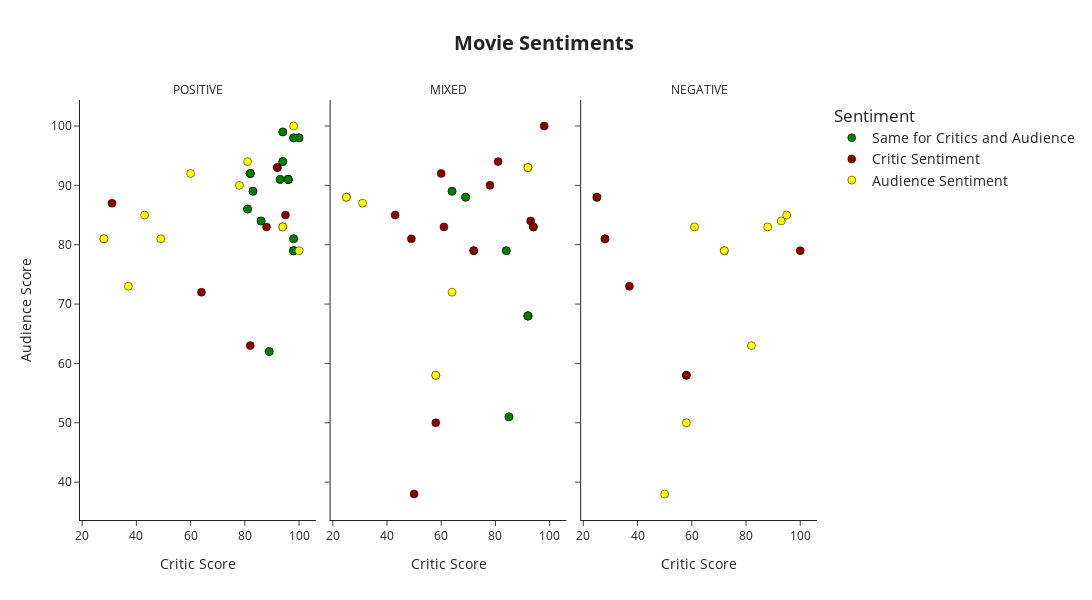

Here is the notebook cell this chart was saved with:
### Code cell
scatter3 = px.scatter(sentiment, x='critic_score',
                       y='audience_score',
                         title='Average Sentiment Score by Genre',
                         color = 'variable',
                         facet_col='value',
                         template = "simple_white",
                          hover_data={'genre': True, 'variable': False,'name':True, 'critic_score': ':.2f', 'value': ':.2f'},
                         labels = {'variable' : 'Sentiment','audience_score':'Audience Score','value':'Sentiment Score','critic_score':'Critic Score'}, # rename legend label
                    color_discrete_map={'Same for Critics and Audience': 'green', 'Critic Sentiment': 'DarkRed','Audience Sentiment':'Yellow',})

scatter3.update_layout(height=600, width=1600,
                       title=dict(text='<b>Movie Sentiments </b>',font=dict(size=20)),
                        title_x = 0.5, # move title to the middle
                        legend=dict(font=dict(size=14))
                        )

scatter3.update_traces(marker=dict(line=dict(color='black', width=0.5),
                                   size=8, symbol='circle'),  # Set the default marker as 'circle'
                       selector=dict(mode='markers'))

scatter3.update_traces(marker_symbol='circle', selector=dict(variable='Same for Critics and Audience'))
scatter3.update_traces(marker_symbol='x', selector=dict(variable='Critic Sentiment'))
scatter3.update_traces(marker_symbol='star', selector=dict(variable='Audience Sentiment'))

scatter3.for_each_annotation(lambda a: a.update(text=a.text.split("=")[-1].replace(
    'postive', 'Positive Reviews').replace('negative', 'Negative Reviews').replace('neutral', 'Neutral Reviews').replace(
        'mixed', 'Mixed Reviews').replace('critic', 'Critic Reviews').replace('critic_score', 'Critic Score'))) # rename facet titles

scatter3.update_layout(xaxis_title='Critic Score',yaxis_title='Audience Score')

scatter3.show()

### Figure 1 — Plotly figure (JSON) as saved in the notebook; plotly's stock layout.template omitted (floating-point values rounded to 4 significant figures; data arrays with more than 128 entries replaced by an {"elided": "..."} marker saying what was removed)
{"data": [{"customdata": {"elided": "34x4 str values"}, "hovertemplate": "Sentiment Score=%{customdata[3]:.2f}<br>Critic Score=%{x:.2f}<br>Audience Score=%{y}<br>genre=%{customdata[0]}<br>name=%{customdata[2]}<extra></extra>", "legendgroup": "Same for Critics and Audience", "marker": {"color": "green", "line": {"color": "black", "width": 0.5}, "size": 8, "symbol": "circle"}, "mode": "markers", "name": "Same for Critics and Audience", "orientation": "v", "showlegend": true, "type": "scatter", "x": [96, 89, 93, 96, 96, 94, 98, 98, 98, 81, 82, 82, 83, 100, 98, 94, 86, 96, 89, 93, 96, 96, 94, 98, 98, 98, 81, 82, 82, 83, 100, 98, 94, 86], "xaxis": "x", "y": [91, 62, 91, 91, 91, 99, 79, 79, 81, 86, 92, 92, 89, 98, 98, 94, 84, 91, 62, 91, 91, 91, 99, 79, 79, 81, 86, 92, 92, 89, 98, 98, 94, 84], "yaxis": "y"}, {"customdata": [["Drama", "Same for Critics and Audience", "eileen", "MIXED"], ["Drama", "Same for Critics and Audience", "dream_scenario", "MIXED"], ["Comedy", "Same for Critics and Audience", "dream_scenario", "MIXED"], ["Horror", "Same for Critics and Audience", "dream_scenario", "MIXED"], ["Horror", "Same for Critics and Audience", "thanksgiving_2023", "MIXED"], ["Action", "Same for Critics and Audience", "the_hunger_games_the_ballad_of_songbirds_and_snakes", "MIXED"], ["Action", "Same for Critics and Audience", "indiana_jones_and_the_dial_of_destiny", "MIXED"], ["Drama", "Same for Critics and Audience", "eileen", "MIXED"], ["Drama", "Same for Critics and Audience", "dream_scenario", "MIXED"], ["Comedy", "Same for Critics and Audience", "dream_scenario", "MIXED"], ["Horror", "Same for Critics and Audience", "dream_scenario", "MIXED"], ["Horror", "Same for Critics and Audience", "thanksgiving_2023", "MIXED"], ["Action", "Same for Critics and Audience", "the_hunger_games_the_ballad_of_songbirds_and_snakes", "MIXED"], ["Action", "Same for Critics and Audience", "indiana_jones_and_the_dial_of_destiny", "MIXED"]], "hovertemplate": "Sentiment Score=%{customdata[3]:.2f}<br>Critic Score=%{x:.2f}<br>Audience Score=%{y}<br>genre=%{customdata[0]}<br>name=%{customdata[2]}<extra></extra>", "legendgroup": "Same for Critics and Audience", "marker": {"color": "green", "line": {"color": "black", "width": 0.5}, "size": 8, "symbol": "circle"}, "mode": "markers", "name": "Same for Critics and Audience", "orientation": "v", "showlegend": false, "type": "scatter", "x": [85, 92, 92, 92, 84, 64, 69, 85, 92, 92, 92, 84, 64, 69], "xaxis": "x2", "y": [51, 68, 68, 68, 79, 89, 88, 51, 68, 68, 68, 79, 89, 88], "yaxis": "y2"}, {"customdata": [["Drama", "Critic Sentiment", "priscilla", "POSITIVE"], ["Drama", "Critic Sentiment", "poor_things", "POSITIVE"], ["Comedy", "Critic Sentiment", "poor_things", "POSITIVE"], ["Comedy", "Critic Sentiment", "love_actually", "POSITIVE"], ["Comedy", "Critic Sentiment", "barbie", "POSITIVE"], ["Horror", "Critic Sentiment", "five_nights_at_freddys", "POSITIVE"], ["Horror", "Critic Sentiment", "peeping_tom_1960", "POSITIVE"]], "hovertemplate": "Sentiment Score=%{customdata[3]:.2f}<br>Critic Score=%{x:.2f}<br>Audience Score=%{y}<br>genre=%{customdata[0]}<br>name=%{customdata[2]}<extra></extra>", "legendgroup": "Critic Sentiment", "marker": {"color": "DarkRed", "line": {"color": "black", "width": 0.5}, "size": 8, "symbol": "circle"}, "mode": "markers", "name": "Critic Sentiment", "orientation": "v", "showlegend": true, "type": "scatter", "x": [82, 92, 92, 64, 88, 31, 95], "xaxis": "x", "y": [63, 93, 93, 72, 83, 87, 85], "yaxis": "y"}, {"customdata": [["Drama", "Critic Sentiment", "the_taste_of_things", "MIXED"], ["Drama", "Critic Sentiment", "killers_of_the_flower_moon", "MIXED"], ["Drama", "Critic Sentiment", "saltburn", "MIXED"], ["Comedy", "Critic Sentiment", "saltburn", "MIXED"], ["Drama", "Critic Sentiment", "scrapper_2023", "MIXED"], ["Comedy", "Critic Sentiment", "scrapper_2023", "MIXED"], ["Drama", "Critic Sentiment", "the_road_dance", "MIXED"], ["Comedy", "Critic Sentiment", "trolls_band_together", "MIXED"], ["Comedy", "Critic Sentiment", "wish_2023", "MIXED"], ["Comedy", "Critic Sentiment", "next_goal_wins_2023", "MIXED"], ["Comedy", "Critic Sentiment", "chicken_run_dawn_of_the_nugget", "MIXED"], ["Horror", "Critic Sentiment", "a_creature_was_stirring", "MIXED"], ["Action", "Critic Sentiment", "silent_night_2023", "MIXED"], ["Action", "Critic Sentiment", "the_marvels", "MIXED"]], "hovertemplate": "Sentiment Score=%{customdata[3]:.2f}<br>Critic Score=%{x:.2f}<br>Audience Score=%{y}<br>genre=%{customdata[0]}<br>name=%{customdata[2]}<extra></extra>", "legendgroup": "Critic Sentiment", "marker": {"color": "DarkRed", "line": {"color": "black", "width": 0.5}, "size": 8, "symbol": "circle"}, "mode": "markers", "name": "Critic Sentiment", "orientation": "v", "showlegend": false, "type": "scatter", "x": [98, 93, 72, 72, 94, 94, 81, 60, 49, 43, 78, 50, 58, 61], "xaxis": "x2", "y": [100, 84, 79, 79, 83, 83, 94, 92, 81, 85, 90, 38, 50, 83], "yaxis": "y2"}, {"customdata": [["Drama", "Critic Sentiment", "napoleon_2023", "NEGATIVE"], ["Action", "Critic Sentiment", "napoleon_2023", "NEGATIVE"], ["Drama", "Critic Sentiment", "animal_2023_2", "NEGATIVE"], ["Action", "Critic Sentiment", "animal_2023_2", "NEGATIVE"], ["Drama", "Critic Sentiment", "the_oath_2023", "NEGATIVE"], ["Action", "Critic Sentiment", "the_oath_2023", "NEGATIVE"], ["Drama", "Critic Sentiment", "the_marsh_kings_daughter", "NEGATIVE"], ["Action", "Critic Sentiment", "concrete_utopia", "NEGATIVE"]], "hovertemplate": "Sentiment Score=%{customdata[3]:.2f}<br>Critic Score=%{x:.2f}<br>Audience Score=%{y}<br>genre=%{customdata[0]}<br>name=%{customdata[2]}<extra></extra>", "legendgroup": "Critic Sentiment", "marker": {"color": "DarkRed", "line": {"color": "black", "width": 0.5}, "size": 8, "symbol": "circle"}, "mode": "markers", "name": "Critic Sentiment", "orientation": "v", "showlegend": false, "type": "scatter", "x": [58, 58, 28, 28, 25, 25, 37, 100], "xaxis": "x3", "y": [58, 58, 81, 81, 88, 88, 73, 79], "yaxis": "y3"}, {"customdata": [["Drama", "Audience Sentiment", "the_taste_of_things", "POSITIVE"], ["Drama", "Audience Sentiment", "animal_2023_2", "POSITIVE"], ["Action", "Audience Sentiment", "animal_2023_2", "POSITIVE"], ["Drama", "Audience Sentiment", "scrapper_2023", "POSITIVE"], ["Comedy", "Audience Sentiment", "scrapper_2023", "POSITIVE"], ["Drama", "Audience Sentiment", "the_marsh_kings_daughter", "POSITIVE"], ["Drama", "Audience Sentiment", "the_road_dance", "POSITIVE"], ["Comedy", "Audience Sentiment", "trolls_band_together", "POSITIVE"], ["Comedy", "Audience Sentiment", "wish_2023", "POSITIVE"], ["Comedy", "Audience Sentiment", "next_goal_wins_2023", "POSITIVE"], ["Comedy", "Audience Sentiment", "chicken_run_dawn_of_the_nugget", "POSITIVE"], ["Action", "Audience Sentiment", "concrete_utopia", "POSITIVE"]], "hovertemplate": "Sentiment Score=%{customdata[3]:.2f}<br>Critic Score=%{x:.2f}<br>Audience Score=%{y}<br>genre=%{customdata[0]}<br>name=%{customdata[2]}<extra></extra>", "legendgroup": "Audience Sentiment", "marker": {"color": "Yellow", "line": {"color": "black", "width": 0.5}, "size": 8, "symbol": "circle"}, "mode": "markers", "name": "Audience Sentiment", "orientation": "v", "showlegend": true, "type": "scatter", "x": [98, 28, 28, 94, 94, 37, 81, 60, 49, 43, 78, 100], "xaxis": "x", "y": [100, 81, 81, 83, 83, 73, 94, 92, 81, 85, 90, 79], "yaxis": "y"}, {"customdata": [["Drama", "Audience Sentiment", "napoleon_2023", "MIXED"], ["Action", "Audience Sentiment", "napoleon_2023", "MIXED"], ["Drama", "Audience Sentiment", "poor_things", "MIXED"], ["Comedy", "Audience Sentiment", "poor_things", "MIXED"], ["Drama", "Audience Sentiment", "the_oath_2023", "MIXED"], ["Action", "Audience Sentiment", "the_oath_2023", "MIXED"], ["Comedy", "Audience Sentiment", "love_actually", "MIXED"], ["Horror", "Audience Sentiment", "five_nights_at_freddys", "MIXED"]], "hovertemplate": "Sentiment Score=%{customdata[3]:.2f}<br>Critic Score=%{x:.2f}<br>Audience Score=%{y}<br>genre=%{customdata[0]}<br>name=%{customdata[2]}<extra></extra>", "legendgroup": "Audience Sentiment", "marker": {"color": "Yellow", "line": {"color": "black", "width": 0.5}, "size": 8, "symbol": "circle"}, "mode": "markers", "name": "Audience Sentiment", "orientation": "v", "showlegend": false, "type": "scatter", "x": [58, 58, 92, 92, 25, 25, 64, 31], "xaxis": "x2", "y": [58, 58, 93, 93, 88, 88, 72, 87], "yaxis": "y2"}, {"customdata": [["Drama", "Audience Sentiment", "killers_of_the_flower_moon", "NEGATIVE"], ["Drama", "Audience Sentiment", "priscilla", "NEGATIVE"], ["Drama", "Audience Sentiment", "saltburn", "NEGATIVE"], ["Comedy", "Audience Sentiment", "saltburn", "NEGATIVE"], ["Comedy", "Audience Sentiment", "barbie", "NEGATIVE"], ["Horror", "Audience Sentiment", "peeping_tom_1960", "NEGATIVE"], ["Horror", "Audience Sentiment", "a_creature_was_stirring", "NEGATIVE"], ["Action", "Audience Sentiment", "silent_night_2023", "NEGATIVE"], ["Action", "Audience Sentiment", "the_marvels", "NEGATIVE"]], "hovertemplate": "Sentiment Score=%{customdata[3]:.2f}<br>Critic Score=%{x:.2f}<br>Audience Score=%{y}<br>genre=%{customdata[0]}<br>name=%{customdata[2]}<extra></extra>", "legendgroup": "Audience Sentiment", "marker": {"color": "Yellow", "line": {"color": "black", "width": 0.5}, "size": 8, "symbol": "circle"}, "mode": "markers", "name": "Audience Sentiment", "orientation": "v", "showlegend": false, "type": "scatter", "x": [93, 82, 72, 72, 88, 95, 50, 58, 61], "xaxis": "x3", "y": [84, 63, 79, 79, 83, 85, 38, 50, 83], "yaxis": "y3"}], "layout": {"annotations": [{"font": {}, "showarrow": false, "text": "POSITIVE", "x": 0.16, "xanchor": "center", "xref": "paper", "y": 1, "yanchor": "bottom", "yref": "paper"}, {"font": {}, "showarrow": false, "text": "MIXED", "x": 0.5, "xanchor": "center", "xref": "paper", "y": 1, "yanchor": "bottom", "yref": "paper"}, {"font": {}, "showarrow": false, "text": "NEGATIVE", "x": 0.84, "xanchor": "center", "xref": "paper", "y": 1, "yanchor": "bottom", "yref": "paper"}], "height": 600, "legend": {"font": {"size": 14}, "title": {"text": "Sentiment"}, "tracegroupgap": 0}, "title": {"font": {"size": 20}, "text": "<b>Movie Sentiments </b>", "x": 0.5}, "width": 1600, "xaxis": {"anchor": "y", "domain": [0, 0.32], "title": {"text": "Critic Score"}}, "xaxis2": {"anchor": "y2", "domain": [0.34, 0.66], "matches": "x", "title": {"text": "Critic Score"}}, "xaxis3": {"anchor": "y3", "domain": [0.68, 1.0], "matches": "x", "title": {"text": "Critic Score"}}, "yaxis": {"anchor": "x", "domain": [0, 1], "title": {"text": "Audience Score"}}, "yaxis2": {"anchor": "x2", "domain": [0, 1], "matches": "y", "showticklabels": false}, "yaxis3": {"anchor": "x3", "domain": [0, 1], "matches": "y", "showticklabels": false}}}
